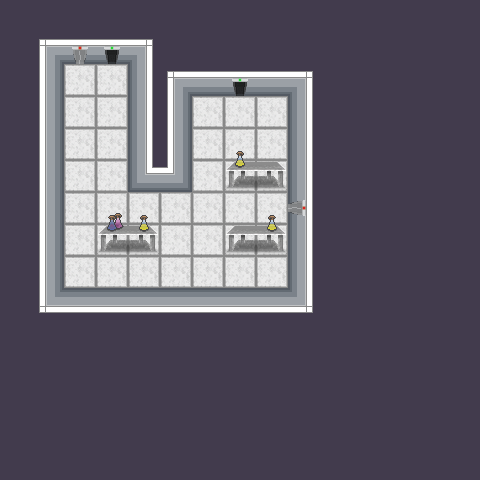

A 2D game scene composited from a Tiled map and its tileset images. What follows is a short description and the map's XML, with every tile layer's data as written:
An orthogonal 15x15 tile map with 32x32 px tiles, 1 tile layer (Tile Layer 1).

<map version="1.10" tiledversion="1.10.2" orientation="orthogonal" renderorder="right-down" width="15" height="15" tilewidth="32" tileheight="32" infinite="0" nextlayerid="2" nextobjectid="1">
 <tileset firstgid="1" source="Tilemap.tsx" />
 <layer id="1" name="Tile Layer 1" width="15" height="15">
  <data encoding="csv">
4,4,4,4,4,4,4,4,4,4,4,4,4,4,4,
4,1,30,26,3,4,4,4,4,4,4,4,4,4,4,
4,9,10,10,11,1,2,26,2,3,4,4,4,4,4,
4,9,10,10,11,9,10,10,10,11,4,4,4,4,4,
4,9,10,10,11,9,10,7,10,11,4,4,4,4,4,
4,9,10,10,20,12,10,15,24,11,4,4,4,4,4,
4,9,10,5,6,10,10,10,6,31,4,4,4,4,4,
4,9,10,13,14,10,10,23,14,11,4,4,4,4,4,
4,9,10,10,10,10,10,10,10,11,4,4,4,4,4,
4,17,18,18,18,18,18,18,18,19,4,4,4,4,4,
4,4,4,4,4,4,4,4,4,4,4,4,4,4,4,
4,4,4,4,4,4,4,4,4,4,4,4,4,4,4,
4,4,4,4,4,4,4,4,4,4,4,4,4,4,4,
4,4,4,4,4,4,4,4,4,4,4,4,4,4,4,
4,4,4,4,4,4,4,4,4,4,4,4,4,4,4
</data>
 </layer>
</map>
